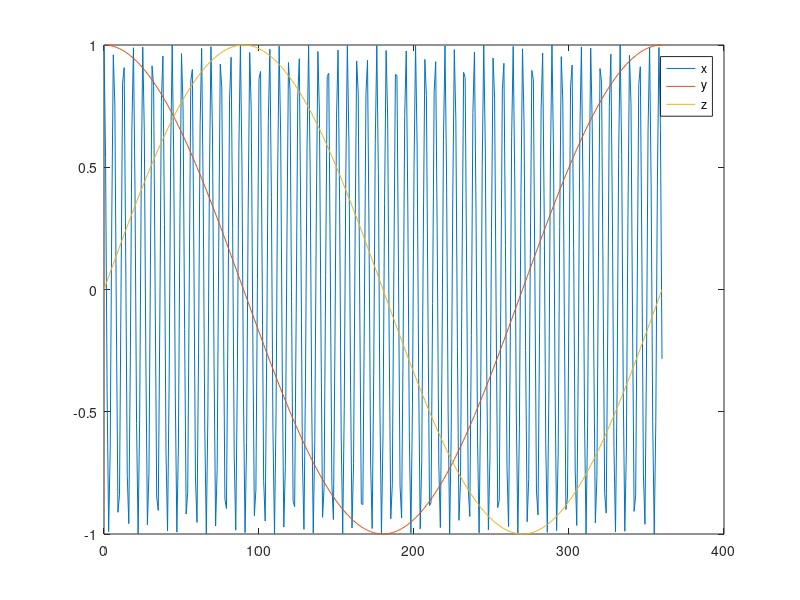
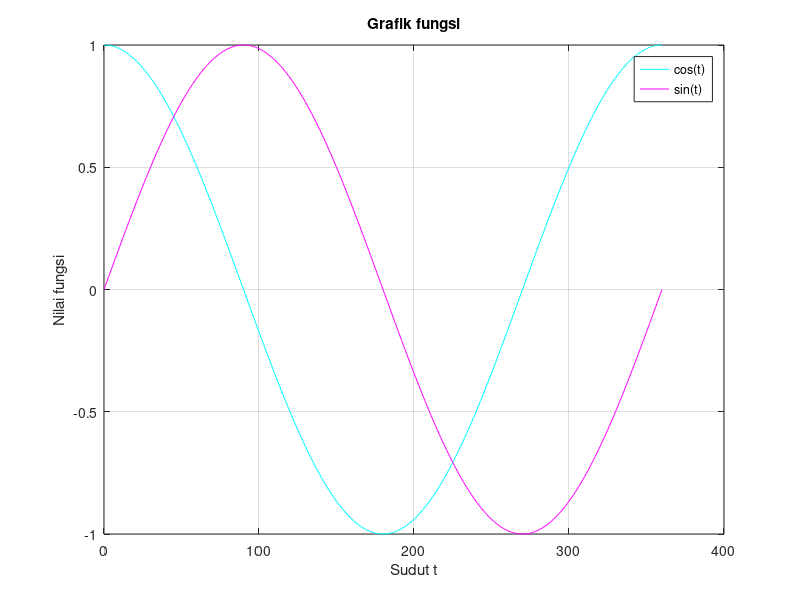
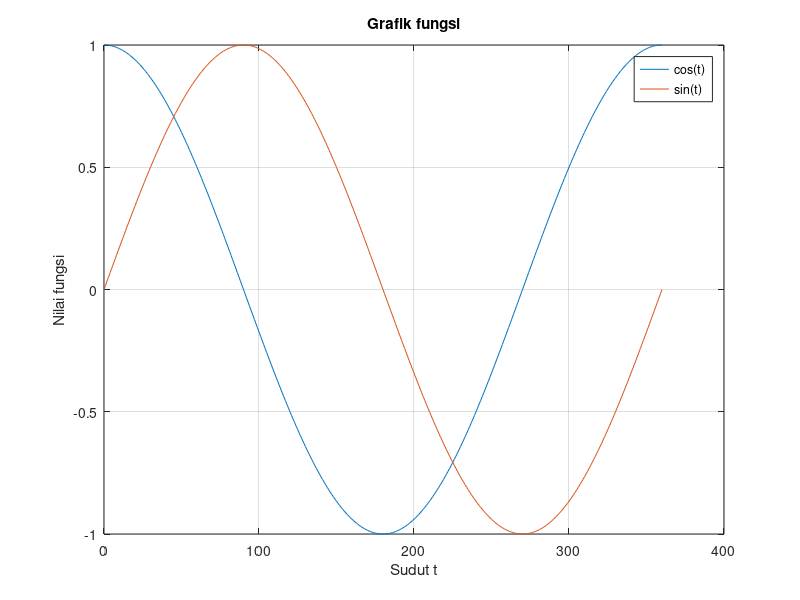

MATLAB code to generate these figures, in order:
t = [0:360];
x = cos(t);
y = cos(t*pi/180);
z = sin(t*pi/180);

figure(1)
plot(t, x, t, y, t, z)
legend('x', 'y', 'z')

figure(2)
plot(t, y, 'c', t, z, 'm')
grid on
title('Grafik fungsi')
xlabel('Sudut t')
ylabel('Nilai fungsi')
legend('cos(t)', 'sin(t)')

figure(3)
plot(t, y, '-', t, z, '-')
grid on
title('Grafik fungsi')
xlabel('Sudut t')
ylabel('Nilai fungsi')
legend('cos(t)', 'sin(t)')

